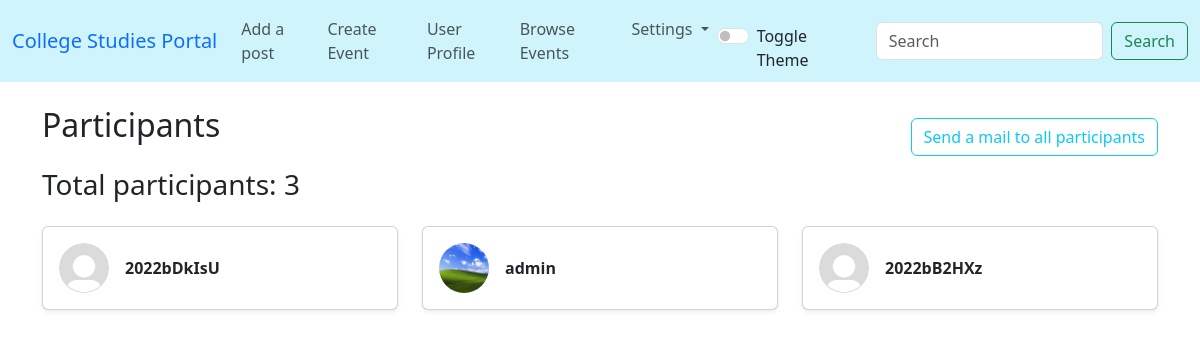
The page /app/checkparticipants/1 (signed in) on the database its author committed.
### app/models.py (models this page shows, shortened)
class EventUser(models.Model):
    event = models.ForeignKey(Event,on_delete=models.CASCADE)
    user = models.ForeignKey(User,on_delete=models.CASCADE)

class UserProfile(models.Model):
    user = models.OneToOneField(User,on_delete=models.CASCADE,related_name="userprofile",unique=True)
    description = models.TextField(max_length=512,null=True)
    pfp = models.ImageField(upload_to="profile_pics/",default='profile_pics/default.jpg')
    education = models.TextField(max_length=256,default="")
    achievements = models.TextField(max_length=256,default="")

### app/views.py (the view)
# urls.py: path('checkparticipants/<int:id>',views.checkparticipants,name='checkparticipants'),
def checkparticipants(request,id):
    event = Event.objects.get(pk=id)
    if request.user != event.creator:
        return redirect("home")
    participants = EventUser.objects.filter(event=event)
    return render(request, "events/participants.html", {
        "participants": participants,
        "eventid": id
    })

### app/templates/events/participants.html (shortened to what this page needs)
{% extends "app/basic.html" %}
{% block body %}
<div class="container mt-4">
    <div class="d-flex justify-content-between align-items-center">
        <h2 class="mb-4">Participants</h2>
        <button class="btn btn-outline-info ms-auto" data-id="{{eventid}}" data-bs-toggle="modal" data-bs-target="#exampleModal">
            Send a mail to all participants
        </button>
    </div>
    <h3 class="mb-4">Total participants: {{participants.count}}</h3>
    <div class="row">
        {% for i in participants %}
        <div class="col-md-4 col-sm-6 mb-3">
            <div class="card shadow-sm">
                <div class="card-body d-flex align-items-center">
                    <img src="/app{{ i.user.userprofile.pfp.url }}" alt="Profile Picture" class="rounded-circle me-3" width="50" height="50">
                    <a href="/app/userprofile/{{ i.user }}" class="text-body text-decoration-none fw-bold">{{ i.user.username }}</a>
                </div>
            </div>
        </div>
        {% endfor %}
    </div>
</div>
{% endblock body %}

### rows shown on the page
EventUser: user.userprofile.pfp (placeholder picture), user.username "2022bDkIsU"
EventUser: user.userprofile.pfp (picture), user.username "admin"
EventUser: user.userprofile.pfp (placeholder picture), user.username "2022bB2HXz"

### other values the page prints
{{ participants.count }} "3"
